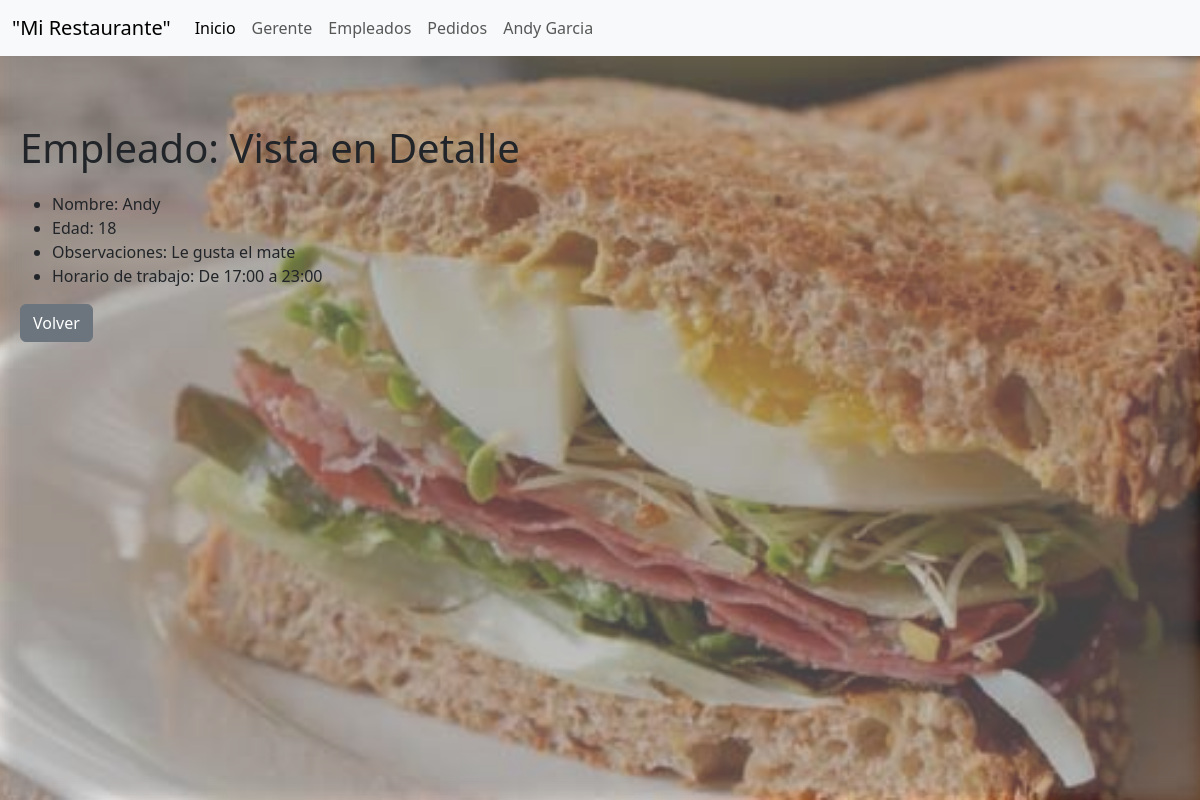
Page /restaurante/empleado_detail/1/ (signed in) on the committed database.
### restaurante/models.py (models this page shows, shortened)
class Empleado(models.Model):
    nombre = models.CharField(max_length=100)
    edad = models.PositiveIntegerField(validators=[MinValueValidator(16)])
    observaciones = models.TextField(blank=True, null=True)
    horario_de_trabajo = models.TextField()

### restaurante/views.py (the view)
# urls.py: path('empleado_detail/<int:pk>/', login_required(views.EmpleadoDetailView.as_view()), name='empleado_detail'),
class EmpleadoDetailView(DetailView):
    model = models.Empleado
    template_name = 'restaurante/empleado_detail.html'
    context_object_name = 'empleado'

### restaurante/templates/restaurante/empleado_detail.html
{% extends 'Main/base.html' %}
{% block content %}
    <h1>Empleado: Vista en Detalle</h1>
    <ul>
        <li>Nombre: {{ empleado.nombre }}</li>
        <li>Edad: {{ empleado.edad }}</li>
        <li>Observaciones: {{ empleado.observaciones|default:"Sin observaciones" }}</li>
        <li>Horario de trabajo: {{ empleado.horario_de_trabajo }}</li>
    </ul>
    <a href="{% url 'restaurante:empleado_list' %}"><button class="btn btn-secondary">Volver</button></a>
{% endblock content %}

### Main/static/Main/css/style.css (style rules this page uses)
h1 { margin-bottom: 20px; }

### rows in the picture
Empleado: nombre "Andy", edad "18", observaciones "Le gusta el mate", horario_de_trabajo "De 17:00 a 23:00"
